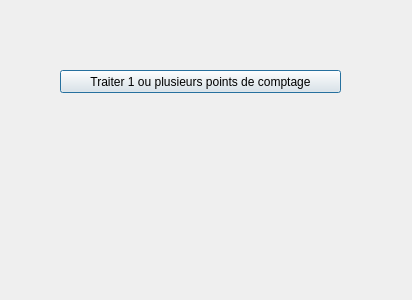
<?xml version="1.0" encoding="UTF-8"?>
<ui version="4.0">
 <class>CeremaSoComptagesDialogBase</class>
 <widget class="QDialog" name="CeremaSoComptagesDialogBase">
  <property name="geometry">
   <rect>
    <x>0</x>
    <y>0</y>
    <width>412</width>
    <height>300</height>
   </rect>
  </property>
  <property name="windowTitle">
   <string>Comptages CeremaSO</string>
  </property>
  <widget class="QPushButton" name="pushButtonTraiterPointComptage">
   <property name="geometry">
    <rect>
     <x>60</x>
     <y>70</y>
     <width>281</width>
     <height>23</height>
    </rect>
   </property>
   <property name="text">
    <string>Traiter 1 ou plusieurs points de comptage</string>
   </property>
  </widget>
 </widget>
 <resources/>
 <connections/>
</ui>
